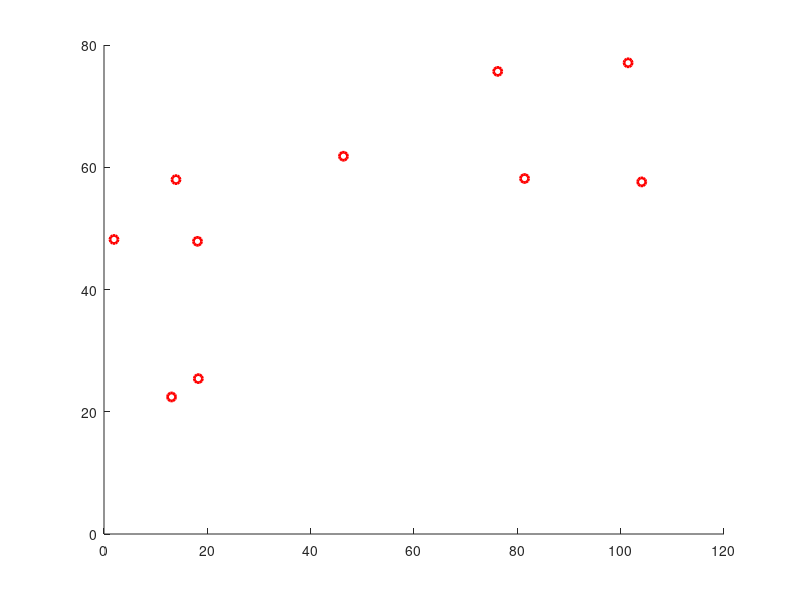

This chart was generated by the following MATLAB code: (Note: this script raises an error after producing the figure.)
close all, clear all, clc;

global M; %number of RSS beacons
global K; %number of TOA beacons
global N; %number of grids;
global R; %communication range of TOA beacons
global Delta; %variance of TOA measurement

global pt; %transmission power of RSS beacons;
global p0; %reference path loss at 1m;
global pvar; % random noise in path loss

global Area; %sensing field;
global RssBeaconCoordinates; %coordinates of RSS beacons
global TOABeaconCoordinates; %coordinates of TOA beacons
global GridSize;
global Map;
global Map_beacon;
global T; %training time (long enough)

M=10;
K=6;
GridSize=1;
Area=[120, 80];
pt=150;
p0=10;
pvar=2;
R=25;
Delta = 0.2;
T=1000; 

N=Area(1)/GridSize*Area(2)/GridSize; % number of training locations;

RssBeaconCoordinates=zeros(M,2); %location of RSS beacons;
% generate Location of Rss Beacons randomly
%
for i=1:1:M
    RssBeaconCoordinates(i,1)=rand*Area(1);
    RssBeaconCoordinates(i,2)=rand*Area(2);
end
%
%generate Location of Rss Beacons uniformly
%{
for i=1:1:M
    if(i>5)
        RssBeaconCoordinates(i,1)=Area(1)/10+Area(1)/5*(i-6);
        RssBeaconCoordinates(i,2)=Area(2)/4;
    else
        RssBeaconCoordinates(i,1)=Area(1)/10+Area(1)/5*(i-1);
        RssBeaconCoordinates(i,2)=Area(2)/4+Area(2)/2;
    end
end
%}
hold on;
plot(RssBeaconCoordinates(:,1), RssBeaconCoordinates(:,2),'ro','linewidth',2);
axis([0,Area(1),0,Area(2)]);

Map_beacon = zeros(M*(M-1)/2 ,T); % record RSS between beacons
Map = zeros(M, N, T); % record RSS between beacons and locations

col=Area(1)/GridSize;
row=Area(2)/GridSize;

%RSS measurements between beacons
Dis=zeros(M,M);
for i=1:M
    for j=1:M
        Dis(i,j)=sqrt((RssBeaconCoordinates(i,1)-RssBeaconCoordinates(j,1))^2+(RssBeaconCoordinates(i,2)-RssBeaconCoordinates(j,2))^2);
        %{
        k=M*(M-1)/2-(10-i)*(11-i)/2+j; % use 2D array to store RSS between beacons 
        for t=1:T
            Map_beacon(k,t)=PropModel(dis); % normrnd in model simulates RSS time variance
        end
        %}
    end
end
%RSS measurements between beacons and locations
%
for i=1:1:col
    for j=1:1:row
        for m=1:1:M
            dis=sqrt(((i-0.5)*GridSize-RssBeaconCoordinates(m,1))^2+((j-0.5)*GridSize-RssBeaconCoordinates(m,2))^2);
            Dis_location(m,i+(j-1)*col)=dis;
        end
    end
end
%
%offline training
Y_offline = []; %Y_offline stores the offline training coefficients, i*j th row represents Y_ij
%-----------------------------------------------------------
%Puzzle: each iteration re-calculate Dis(i,j)??????
%-----------------------------------------------------------
for i=1:M
    for j=1:M       
        %calculate A_ij
        A_ij=[];
        Q_ij = [];
        for t=1:T
            rss=[];
            for k=1:M
                if k==i || k==j 
                    %Not include q_ii and q_ij
                else
                    rss=[rss,PropModel(Dis(i,k))];
                end
            end
            rss=[rss,1];
            A_ij=[A_ij;rss];
        end
        %calculate Q_ij
        for t=1:T
            Q_ij = [Q_ij; PropModel(Dis(i,j))];
        end
        Y_ij = inv(A_ij'*A_ij)*A_ij'*Q_ij;  
        %store all offline coefficients in Y_offline, i*jth row represents
        %Y_ij
        if i==j
            Y_ij =zeros(9,1);
        end
        Y_offline = [Y_offline;Y_ij'];
    end
end
%-----------------------------------------------------------        

save beacon_setup.mat